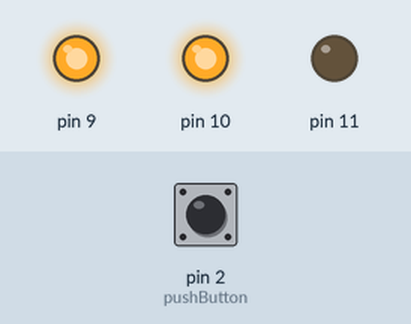
Recording of a sketch running on a simulated Arduino Uno, built with avr-gcc and run on an emulated ATmega328P. Shown: output pins drawn as LEDs (lit = HIGH). The inputs (shaded band) are chosen by the test bench; at power-on: pin 2 (pushButton) LOW.

Above: at 1.2 s.
1.3 s: pin 2 (pushButton) pulled HIGH for 0.15 s
At 1.37 s:
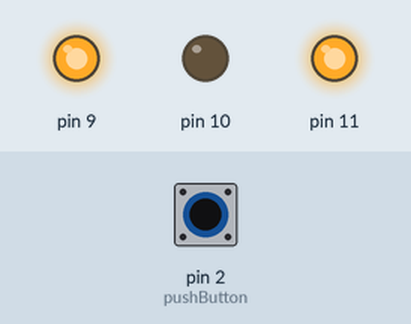
2.9 s: pin 2 (pushButton) pulled HIGH for 3.2 s
At 7.1 s:
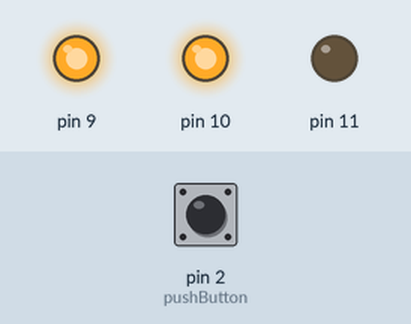
Timing chart, 0 to 8.6 s (numbered marks = the images above; inputs shaded):
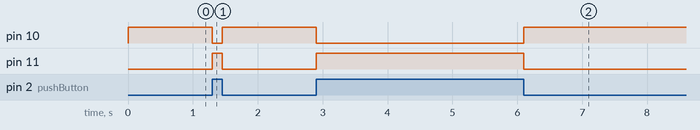

Measured:
- after the input at 1.3 s, pin 10: HIGH → LOW at once, → HIGH 0.15 s later; pin 11: LOW → HIGH at once, → LOW 0.15 s later
- after the input at 2.9 s, pin 10: HIGH → LOW at once, → HIGH 3.2 s later; pin 11: LOW → HIGH at once, → LOW 3.2 s later

The sketch:

AlternatePBControlledRGB.ino
```cpp
int pushButton = 2; // Pin for the push button
void setup() {
    // Initialize the push button pin
    pinMode(pushButton, INPUT); // No internal pull-up
    // Set LED pins as outputs
    pinMode(9, OUTPUT);
    pinMode(10, OUTPUT);
    pinMode(11, OUTPUT);
    // Set initial state: Red and Green LEDs on
    digitalWrite(9, 1);
    digitalWrite(10, 1);
    digitalWrite(11, 0); // Blue LED off
}
void loop() {
    // Read the input pin
    int buttonState = digitalRead(pushButton);
    // Check button state
    if (buttonState == 1) {
        // Button pressed: Turn on Red and Blue LEDs
        digitalWrite(9, 1);
        digitalWrite(10, 0); // Green LED off
        digitalWrite(11, 1);
    } else {
        // Button not pressed: Turn on Red and Green LEDs
        digitalWrite(9, 1);
        digitalWrite(10, 1);
        digitalWrite(11, 0); // Blue LED off
    }
    delay(50);  // Small delay for stability
}
```
